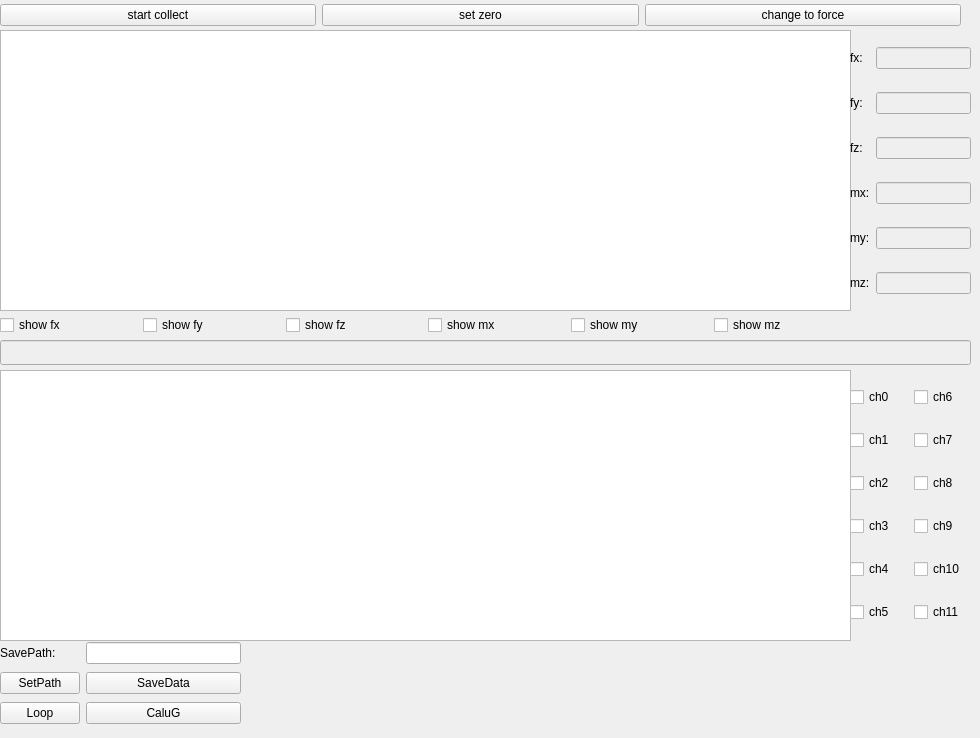
    <widget class="QWidget" name="tab_force_sensor">
     <attribute name="title">
      <string>force sensor</string>
     </attribute>
     <widget class="QWidget" name="horizontalLayoutWidget_2">
      <property name="geometry">
       <rect>
        <x>0</x>
        <y>0</y>
        <width>961</width>
        <height>31</height>
       </rect>
      </property>
      <layout class="QHBoxLayout" name="horizontalLayout_2">
       <item>
        <widget class="QPushButton" name="button_startCollect">
         <property name="text">
          <string>start collect</string>
         </property>
        </widget>
       </item>
       <item>
        <widget class="QPushButton" name="button_setZero">
         <property name="text">
          <string>set zero</string>
         </property>
        </widget>
       </item>
       <item>
        <widget class="QPushButton" name="button_changeForce">
         <property name="text">
          <string>change to force</string>
         </property>
        </widget>
       </item>
      </layout>
     </widget>
     <widget class="QChartView" name="graphicsView_one">
      <property name="geometry">
       <rect>
        <x>0</x>
        <y>30</y>
        <width>851</width>
        <height>281</height>
       </rect>
      </property>
     </widget>
     <widget class="QWidget" name="gridLayoutWidget">
      <property name="geometry">
       <rect>
        <x>850</x>
        <y>30</y>
        <width>121</width>
        <height>281</height>
       </rect>
      </property>
      <layout class="QGridLayout" name="gridLayout">
       <item row="0" column="0">
        <widget class="QLabel" name="label">
         <property name="text">
          <string>fx:</string>
         </property>
        </widget>
       </item>
       <item row="3" column="0">
        <widget class="QLabel" name="label_4">
         <property name="text">
          <string>mx:</string>
         </property>
        </widget>
       </item>
       <item row="4" column="0">
        <widget class="QLabel" name="label_5">
         <property name="text">
          <string>my:</string>
         </property>
        </widget>
       </item>
       <item row="2" column="0">
        <widget class="QLabel" name="label_3">
         <property name="text">
          <string>fz:</string>
         </property>
        </widget>
       </item>
       <item row="3" column="2">
        <widget class="QLineEdit" name="lineEdit_mx">
         <property name="enabled">
          <bool>false</bool>
         </property>
        </widget>
       </item>
       <item row="2" column="2">
        <widget class="QLineEdit" name="lineEdit_fz">
         <property name="enabled">
          <bool>false</bool>
         </property>
        </widget>
       </item>
       <item row="1" column="0">
        <widget class="QLabel" name="label_2">
         <property name="text">
          <string>fy:</string>
         </property>
        </widget>
       </item>
       <item row="4" column="2">
        <widget class="QLineEdit" name="lineEdit_my">
         <property name="enabled">
          <bool>false</bool>
         </property>
        </widget>
       </item>
       <item row="1" column="2">
        <widget class="QLineEdit" name="lineEdit_fy">
         <property name="enabled">
          <bool>false</bool>
         </property>
        </widget>
       </item>
       <item row="0" column="2">
        <widget class="QLineEdit" name="lineEdit_fx">
         <property name="enabled">
          <bool>false</bool>
         </property>
        </widget>
       </item>
       <item row="5" column="2">
        <widget class="QLineEdit" name="lineEdit_mz">
         <property name="enabled">
          <bool>false</bool>
         </property>
        </widget>
       </item>
       <item row="5" column="0">
        <widget class="QLabel" name="label_6">
         <property name="text">
          <string>mz:</string>
         </property>
        </widget>
       </item>
      </layout>
     </widget>
     <widget class="QWidget" name="horizontalLayoutWidget">
      <property name="geometry">
       <rect>
        <x>0</x>
        <y>310</y>
        <width>851</width>
        <height>31</height>
       </rect>
      </property>
      <layout class="QHBoxLayout" name="horizontalLayout">
       <item>
        <widget class="QCheckBox" name="checkbox_show_fx">
         <property name="text">
          <string>show fx</string>
         </property>
        </widget>
       </item>
       <item>
        <widget class="QCheckBox" name="checkbox_show_fy">
         <property name="text">
          <string>show fy</string>
         </property>
        </widget>
       </item>
       <item>
        <widget class="QCheckBox" name="checkbox_show_fz">
         <property name="text">
          <string>show fz</string>
         </property>
        </widget>
       </item>
       <item>
        <widget class="QCheckBox" name="checkbox_show_mx">
         <property name="text">
          <string>show mx</string>
         </property>
        </widget>
       </item>
       <item>
        <widget class="QCheckBox" name="checkbox_show_my">
         <property name="text">
          <string>show my</string>
         </property>
        </widget>
       </item>
       <item>
        <widget class="QCheckBox" name="checkbox_show_mz">
         <property name="text">
          <string>show mz</string>
         </property>
        </widget>
       </item>
      </layout>
     </widget>
     <widget class="QLineEdit" name="lineEdit_sensor_data">
      <property name="enabled">
       <bool>false</bool>
      </property>
      <property name="geometry">
       <rect>
        <x>0</x>
        <y>340</y>
        <width>971</width>
        <height>25</height>
       </rect>
      </property>
     </widget>
     <widget class="QChartView" name="graphicsView_two">
      <property name="geometry">
       <rect>
        <x>0</x>
        <y>370</y>
        <width>851</width>
        <height>271</height>
       </rect>
      </property>
     </widget>
     <widget class="QWidget" name="formLayoutWidget">
      <property name="geometry">
       <rect>
        <x>850</x>
        <y>370</y>
        <width>121</width>
        <height>271</height>
       </rect>
      </property>
      <layout class="QGridLayout" name="gridLayout_2">
       <item row="0" column="0">
        <widget class="QCheckBox" name="checkbox_ch0">
         <property name="text">
          <string>ch0</string>
         </property>
        </widget>
       </item>
       <item row="0" column="1">
        <widget class="QCheckBox" name="checkbox_ch6">
         <property name="text">
          <string>ch6</string>
         </property>
        </widget>
       </item>
       <item row="1" column="0">
        <widget class="QCheckBox" name="checkbox_ch1">
         <property name="text">
          <string>ch1</string>
         </property>
        </widget>
       </item>
       <item row="1" column="1">
        <widget class="QCheckBox" name="checkbox_ch7">
         <property name="text">
          <string>ch7</string>
         </property>
        </widget>
       </item>
       <item row="2" column="0">
        <widget class="QCheckBox" name="checkbox_ch2">
         <property name="text">
          <string>ch2</string>
         </property>
        </widget>
       </item>
       <item row="2" column="1">
        <widget class="QCheckBox" name="checkbox_ch8">
         <property name="text">
          <string>ch8</string>
         </property>
        </widget>
       </item>
       <item row="3" column="0">
        <widget class="QCheckBox" name="checkbox_ch3">
         <property name="text">
          <string>ch3</string>
         </property>
        </widget>
       </item>
       <item row="3" column="1">
        <widget class="QCheckBox" name="checkbox_ch9">
         <property name="text">
          <string>ch9</string>
         </property>
        </widget>
       </item>
       <item row="4" column="0">
        <widget class="QCheckBox" name="checkbox_ch4">
         <property name="text">
          <string>ch4</string>
         </property>
        </widget>
       </item>
       <item row="4" column="1">
        <widget class="QCheckBox" name="checkbox_ch10">
         <property name="text">
          <string>ch10</string>
         </property>
        </widget>
       </item>
       <item row="5" column="0">
        <widget class="QCheckBox" name="checkbox_ch5">
         <property name="text">
          <string>ch5</string>
         </property>
        </widget>
       </item>
       <item row="5" column="1">
        <widget class="QCheckBox" name="checkbox_ch11">
         <property name="text">
          <string>ch11</string>
         </property>
        </widget>
       </item>
      </layout>
     </widget>
     <widget class="QWidget" name="gridLayoutWidget_2">
      <property name="geometry">
       <rect>
        <x>0</x>
        <y>640</y>
        <width>241</width>
        <height>89</height>
       </rect>
      </property>
      <layout class="QGridLayout" name="gridLayout_3">
       <item row="2" column="0">
        <widget class="QPushButton" name="button_setPath">
         <property name="text">
          <string>SetPath</string>
         </property>
        </widget>
       </item>
       <item row="1" column="1">
        <widget class="QLineEdit" name="lineEdit_path"/>
       </item>
       <item row="1" column="0">
        <widget class="QLabel" name="label_path">
         <property name="text">
          <string>SavePath:</string>
         </property>
        </widget>
       </item>
       <item row="2" column="1">
        <widget class="QPushButton" name="button_saveData">
         <property name="text">
          <string>SaveData</string>
         </property>
        </widget>
       </item>
       <item row="3" column="0">
        <widget class="QPushButton" name="button_loop">
         <property name="text">
          <string>Loop</string>
         </property>
        </widget>
       </item>
       <item row="3" column="1">
        <widget class="QPushButton" name="button_caluG">
         <property name="text">
          <string>CaluG</string>
         </property>
        </widget>
       </item>
      </layout>
     </widget>
    </widget>
